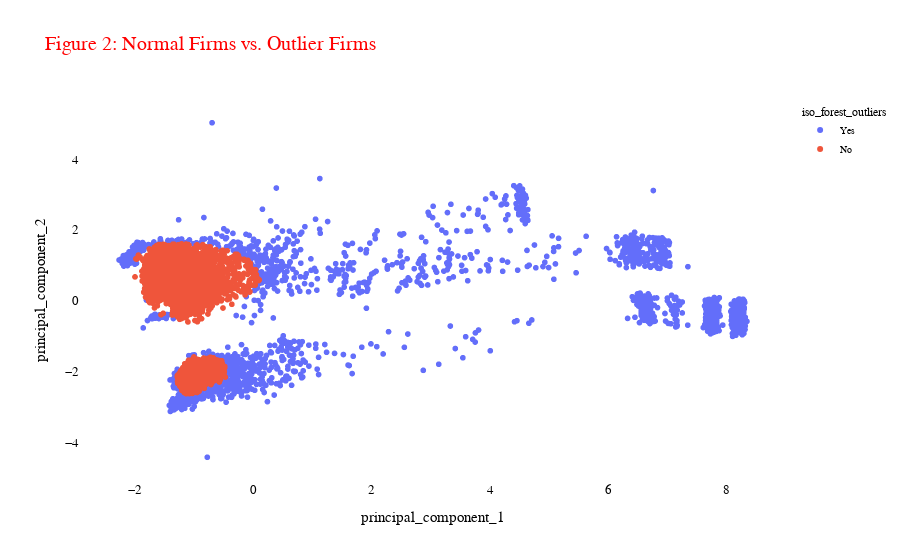

Notebook code for this chart:
### Code cell
# [2] Normal Firms vs. Outlier Firms
plot_firms(dataframe=pca_df, title="Figure 2: Normal Points vs. Outlier Points", color='iso_forest_outliers').show()

### Figure 1 — Plotly figure (JSON) as saved in the notebook; plotly's stock layout.template omitted (floating-point values rounded to 4 significant figures; data arrays with more than 128 entries replaced by an {"elided": "..."} marker saying what was removed)
{"data": [{"hovertemplate": "iso_forest_outliers=Yes<br>principal_component_1=%{x}<br>principal_component_2=%{y}<extra></extra>", "legendgroup": "Yes", "marker": {"color": "#636efa", "symbol": "circle"}, "mode": "markers", "name": "Yes", "showlegend": true, "type": "scattergl", "x": {"elided": "2347 float values"}, "xaxis": "x", "y": {"elided": "2347 float values"}, "yaxis": "y"}, {"hovertemplate": "iso_forest_outliers=No<br>principal_component_1=%{x}<br>principal_component_2=%{y}<extra></extra>", "legendgroup": "No", "marker": {"color": "#EF553B", "symbol": "circle"}, "mode": "markers", "name": "No", "showlegend": true, "type": "scattergl", "x": {"elided": "5981 float values"}, "xaxis": "x", "y": {"elided": "5981 float values"}, "yaxis": "y"}], "layout": {"font": {"family": "Arial Black"}, "legend": {"font": {"color": "black", "size": 10}, "title": {"text": "iso_forest_outliers"}, "tracegroupgap": 0}, "plot_bgcolor": "white", "title": {"font": {"color": "red", "size": 20}, "text": "Figure 2: Normal Firms vs. Outlier Firms"}, "xaxis": {"anchor": "y", "domain": [0, 1], "tickfont": {"color": "black", "size": 13}, "title": {"font": {"color": "black", "size": 15}, "text": "principal_component_1"}}, "yaxis": {"anchor": "x", "domain": [0, 1], "tickfont": {"color": "black", "size": 13}, "title": {"font": {"color": "black", "size": 15}, "text": "principal_component_2"}}}}
